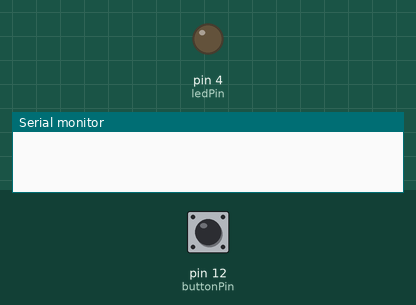
This sketch was run on a simulated Arduino Uno, built with avr-gcc and run on an emulated ATmega328P. Shown: output pins drawn as LEDs (lit = HIGH), the last lines printed to the serial monitor. Dashed ring = blinking. The test bench sets the inputs (shaded band); at power-on: pin 12 (buttonPin) HIGH.

Above: at 1.2 s.
1.3 s: pin 12 (buttonPin) pulled LOW for 1 s
At 1.55 s:
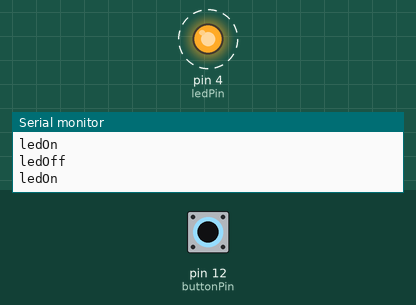
4.3 s: pin 12 (buttonPin) pulled LOW for 3.2 s
At 8.0 s:
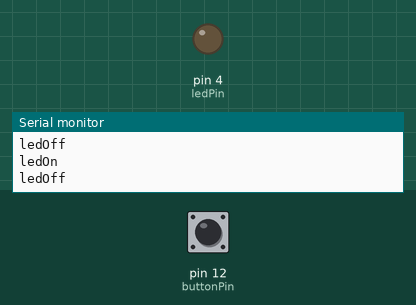
Timing chart, 0 to 9.5 s (numbered marks = the images above; inputs shaded):
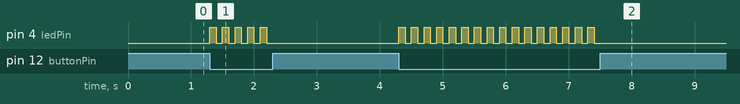

Measured:
- after the input at 1.3 s, pin 4 (ledPin): alternates HIGH for 0.10 s and LOW for 0.10 s, 10 changes in all, then stays LOW, starting at once
- after the input at 4.3 s, pin 4 (ledPin): alternates HIGH for 0.10 s and LOW for 0.10 s, 32 changes in all, then stays LOW, starting at once

The sketch:

Button_dimanche.ino
```cpp
// constants won't change. They're used here to set pin numbers:
const int buttonPin = 12;     // the number of the pushbutton pin
const int ledPin =  4;      // the number of the LED pin
String message;


void setup() {
  //Init serial communication
  Serial.begin(115200);
  // initialize the LED pin as an output:
  pinMode(ledPin, OUTPUT);
  // initialize the pushbutton pin as an input:
  pinMode(buttonPin, INPUT_PULLUP);
}

void loop() {
  // read the state of the pushbutton value:
  if(digitalRead(buttonPin) == LOW){
    if(digitalRead(ledPin) == LOW){
      digitalWrite(ledPin, HIGH);
     Serial.println("ledOn");
    }else
   if(digitalRead(ledPin) == HIGH){
      digitalWrite(ledPin, LOW);
     Serial.println("ledOff");
    }
  }

   while(Serial.available()){
      message = Serial.readStringUntil('\r');   // On lit une chaine de caractere
      if(message.equals("ledOn")){
        digitalWrite(ledPin, HIGH);
      }else
      if(message.equals("ledOff")){
        digitalWrite(ledPin, LOW);
      }
   }

  delay(100);
}
```
